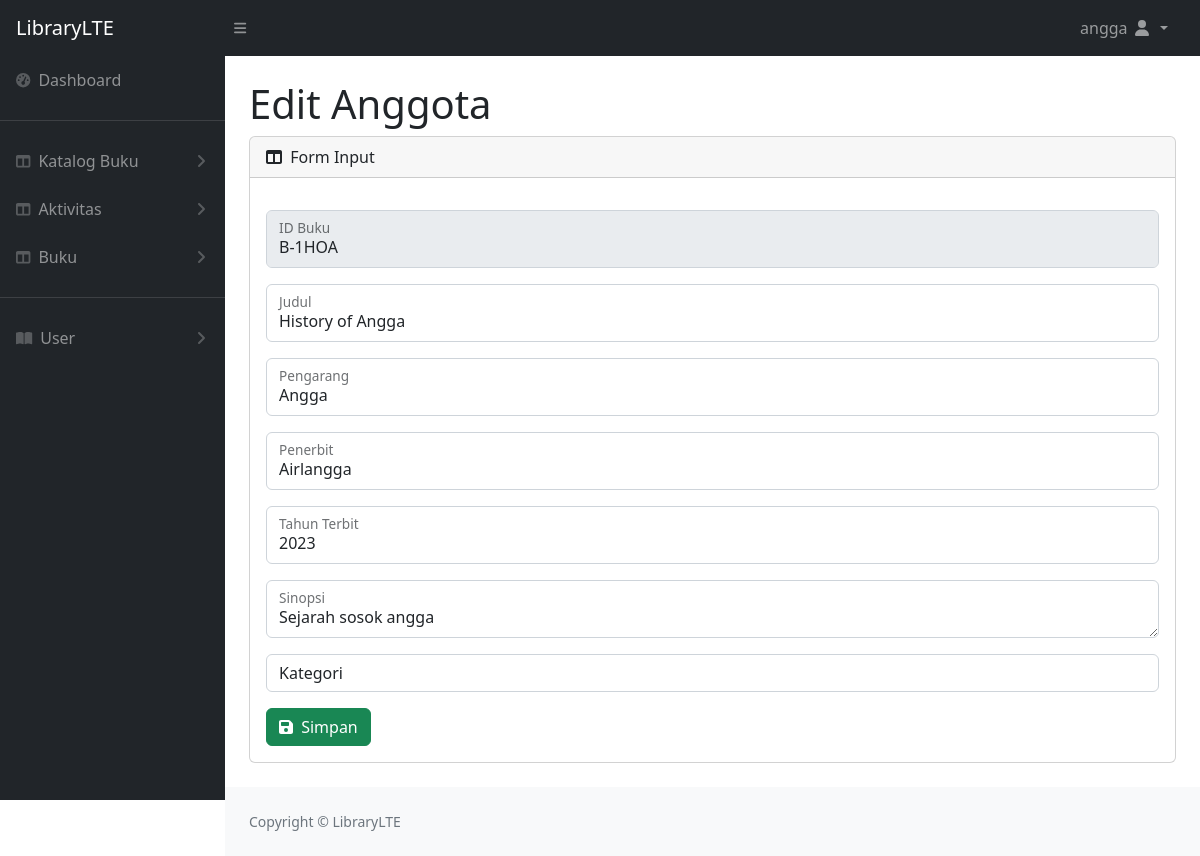
Screenshot of /buku/edit.php?id=B-1HOA (signed in) with the database file from the repository.
### tables this page shows
CREATE TABLE `staff` (
  `staff_id` char(8) NOT NULL,
  `nama` varchar(100) DEFAULT NULL,
  `jabatan` varchar(100) DEFAULT NULL,
  `email` varchar(100) DEFAULT NULL,
  `telepon` varchar(20) DEFAULT NULL,
  `sandi` char(25) NOT NULL
);

CREATE TABLE `buku` (
  `buku_id` char(8) NOT NULL,
  `judul` varchar(100) DEFAULT NULL,
  `pengarang` varchar(100) DEFAULT NULL,
  `penerbit` varchar(100) DEFAULT NULL,
  `tahun_terbit` int(11) DEFAULT NULL,
  `sinopsis` text DEFAULT NULL,
  `kategori_id` int(11) DEFAULT NULL
);

### buku/edit.php (the view, shortened to what this page needs)
<?php
include '../config/koneksi.php';
include '../header.php';?>
                <main>
                    <div class="container-fluid px-4">
                        <h1 class="mt-4">Edit Anggota</h1>
                        <div class="card mb-4">
                            <div class="card-header">
                                <i class="fas fa-columns me-1"></i>
                                Form Input
                            </div>
                            <div class="card-body">
                            <?php
                            $id = $_GET['id'];
                            $sql = "SELECT * FROM buku WHERE buku_id='$id'";
                            $result = $mysqli->query($sql);
                            if ($result->num_rows > 0) {
                                  $row = $result->fetch_array();
                            ?>
                                <form method="POST">
                                    <div class="form-floating mb-3 mt-3">
                                        <input type="text" class="form-control" name="id" value="<?php echo $row['buku_id']; ?>" placeholder="ID Anggota" disabled>
                                        <label for="id">ID Buku</label>
                                    </div>
                                    <div class="form-floating mb-3 mt-3">
                                        <input type="text" class="form-control" value="<?php echo $row['judul']; ?>" placeholder="Judul" name="judul" required>
                                        <label for="judul">Judul</label>
                                    </div>
                                    <div class="form-floating mb-3 mt-3">
                                        <input type="text" class="form-control" value="<?php echo $row['pengarang']; ?>" placeholder="Pengarang" name="pengarang" required>
                                        <label for="pengarang">Pengarang</label>
                                    </div>
                                    <div class="form-floating mb-3 mt-3">
                                        <input type="text" class="form-control" value="<?php echo $row['penerbit']; ?>" placeholder="Penerbit" name="penerbit" required>
                                        <label for="penerbit">Penerbit</label>
                                    </div>
                                    <div class="form-floating mb-3 mt-3">
                                        <input type="number" class="form-control" value="<?php echo $row['tahun_terbit']; ?>" placeholder="Tahun Terbit" name="tahun_terbit" required>
                                        <label for="no_hp">Tahun Terbit</label>
                                    </div>
                                    <div class="form-floating mb-3 mt-3">
                                        <textarea class="form-control" placeholder="Sinopsi" name="sinopsis" required><?php echo $row['sinopsis']; ?></textarea>
                                        <label for="no_hp">Sinopsi</label>
                                    </div>
                                    <div class="mb-3 mt-3">
                                        <select type="text" class="form-control" name="kategori_id" required>
                                        <option disabled selected value="">Kategori</option>
                                        </select>
                                    </div>
                                    <button type="submit" name="submit" class="btn btn-success"><i class="fas fa-save me-1"></i> Simpan</button>
                                </form>
                                <?php } ?>
                            </div>
                        </div>
                    </div>
                </main>
<?php include '../footer.php'; ?>

### header.php (shortened to what this page needs)
<!DOCTYPE html>
<html lang="en">
    <head>
        <link href="https://cdn.jsdelivr.net/npm/simple-datatables@7.1.2/dist/style.min.css" rel="stylesheet" />
        <link href="../bootstrap/css/styles.css" rel="stylesheet" />
        <link href="https://cdn.jsdelivr.net/npm/select2@4.1.0-rc.0/dist/css/select2.min.css" rel="stylesheet" />
    </head>
    <body class="sb-nav-fixed">
        <nav class="sb-topnav navbar navbar-expand navbar-dark bg-dark">
            <a class="navbar-brand ps-3" href="index.html">LibraryLTE</a>
            <button class="btn btn-link btn-sm order-1 order-lg-0 me-4 me-lg-0" id="sidebarToggle" href="#!"><i class="fas fa-bars"></i></button>
            <ul class="navbar-nav ms-auto ms-md-0 me-3 me-lg-4">
                <li class="nav-item dropdown">
                    <a class="nav-link dropdown-toggle" id="navbarDropdown" href="#" role="button" data-bs-toggle="dropdown" aria-expanded="false"><?php  ?>
                    <?php
                    require ('../config/koneksi.php');
                    $id = $_SESSION['id'];
                    $sql = "SELECT * FROM staff WHERE staff_id='$id'";
                    $result = $mysqli->query($sql);
                    if ($result->num_rows > 0) {
                        $row = $result->fetch_assoc();
                        echo $row["nama"];
                    };
                    ?>
                        <i class="fas fa-user fa-fw"></i>
                    </a>
                </li>
            </ul>
</nav>
        <div id="layoutSidenav">
            <div id="layoutSidenav_nav">
                <nav class="sb-sidenav accordion sb-sidenav-dark" id="sidenavAccordion">
                    <div class="sb-sidenav-menu">
                        <div class="nav">
                            <a class="nav-link" href="../dashboard/">
                                <div class="sb-nav-link-icon"><i class="fas fa-tachometer-alt"></i></div>
                                Dashboard
                            </a>
                            <hr>
                            <a class="nav-link collapsed" href="" data-bs-toggle="collapse" data-bs-target="#collapseKatalog" aria-expanded="false" aria-controls="collapseLayouts">
                                <div class="sb-nav-link-icon"><i class="fas fa-columns"></i></div>
                                Katalog Buku
                                <div class="sb-sidenav-collapse-arrow"><i class="fas fa-angle-down"></i></div>
                            </a>
                            <a class="nav-link collapsed" href="" data-bs-toggle="collapse" data-bs-target="#collapseAktivitas" aria-expanded="false" aria-controls="collapseLayouts">
                                <div class="sb-nav-link-icon"><i class="fas fa-columns"></i></div>
                                Aktivitas
                                <div class="sb-sidenav-collapse-arrow"><i class="fas fa-angle-down"></i></div>
                            </a>
                            <a class="nav-link collapsed" href="" data-bs-toggle="collapse" data-bs-target="#collapseBuku" aria-expanded="false" aria-controls="collapseCash">
                                <div class="sb-nav-link-icon"><i class="fas fa-columns"></i></div>
                                Buku
                                <div class="sb-sidenav-collapse-arrow"><i class="fas fa-angle-down"></i></div>
                            </a>
                            <hr>
                            <a class="nav-link collapsed" href="#" data-bs-toggle="collapse" data-bs-target="#collapseLainnya" aria-expanded="false" aria-controls="collapseLainnya">
                                <div class="sb-nav-link-icon"><i class="fas fa-book-open"></i></div>
                                User
                                <div class="sb-sidenav-collapse-arrow"><i class="fas fa-angle-down"></i></div>
                            </a>
                        </div>
                    </div>
                </nav>
            </div>
            <div id="layoutSidenav_content">

### rows the page displays
staff: nama "angga"
buku: id "B-1HOA", judul "History of Angga", pengarang "Angga", penerbit "Airlangga", tahun_terbit "2023", sinopsis "Sejarah sosok angga"
